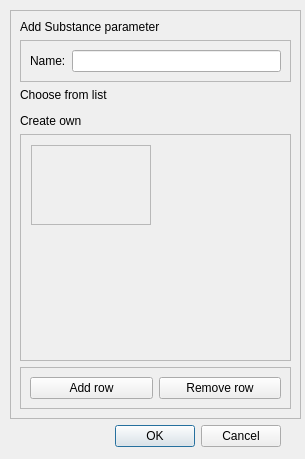
<?xml version="1.0" encoding="UTF-8"?>
<ui version="4.0">
 <class>Dialog</class>
 <widget class="QDialog" name="Dialog">
  <property name="geometry">
   <rect>
    <x>0</x>
    <y>0</y>
    <width>305</width>
    <height>459</height>
   </rect>
  </property>
  <property name="windowTitle">
   <string>Dialog</string>
  </property>
  <widget class="QDialogButtonBox" name="buttonBox">
   <property name="geometry">
    <rect>
     <x>100</x>
     <y>420</y>
     <width>181</width>
     <height>32</height>
    </rect>
   </property>
   <property name="orientation">
    <enum>Qt::Orientation::Horizontal</enum>
   </property>
   <property name="standardButtons">
    <set>QDialogButtonBox::StandardButton::Cancel|QDialogButtonBox::StandardButton::Ok</set>
   </property>
  </widget>
  <widget class="QFrame" name="frame">
   <property name="geometry">
    <rect>
     <x>10</x>
     <y>10</y>
     <width>291</width>
     <height>409</height>
    </rect>
   </property>
   <property name="frameShape">
    <enum>QFrame::Shape::StyledPanel</enum>
   </property>
   <property name="frameShadow">
    <enum>QFrame::Shadow::Raised</enum>
   </property>
   <layout class="QVBoxLayout" name="verticalLayout">
    <item>
     <widget class="QLabel" name="label">
      <property name="text">
       <string>Add Substance parameter</string>
      </property>
     </widget>
    </item>
    <item>
     <widget class="QFrame" name="frame_2">
      <property name="frameShape">
       <enum>QFrame::Shape::StyledPanel</enum>
      </property>
      <property name="frameShadow">
       <enum>QFrame::Shadow::Raised</enum>
      </property>
      <layout class="QHBoxLayout" name="horizontalLayout">
       <item>
        <widget class="QLabel" name="label_4">
         <property name="text">
          <string>Name:</string>
         </property>
        </widget>
       </item>
       <item>
        <widget class="QLineEdit" name="NameLineEdit"/>
       </item>
      </layout>
     </widget>
    </item>
    <item>
     <widget class="QLabel" name="label_2">
      <property name="text">
       <string>Choose from list</string>
      </property>
     </widget>
    </item>
    <item>
     <widget class="QFrame" name="ChoiceListFrame">
      <property name="frameShape">
       <enum>QFrame::Shape::StyledPanel</enum>
      </property>
      <property name="frameShadow">
       <enum>QFrame::Shadow::Raised</enum>
      </property>
     </widget>
    </item>
    <item>
     <widget class="QLabel" name="label_3">
      <property name="text">
       <string>Create own</string>
      </property>
     </widget>
    </item>
    <item>
     <widget class="QScrollArea" name="scrollArea_3">
      <property name="widgetResizable">
       <bool>true</bool>
      </property>
      <widget class="QWidget" name="CreateOwnList">
       <property name="geometry">
        <rect>
         <x>0</x>
         <y>0</y>
         <width>269</width>
         <height>207</height>
        </rect>
       </property>
       <widget class="QFrame" name="frame_4">
        <property name="geometry">
         <rect>
          <x>10</x>
          <y>10</y>
          <width>120</width>
          <height>80</height>
         </rect>
        </property>
        <property name="frameShape">
         <enum>QFrame::Shape::StyledPanel</enum>
        </property>
        <property name="frameShadow">
         <enum>QFrame::Shadow::Raised</enum>
        </property>
       </widget>
      </widget>
     </widget>
    </item>
    <item>
     <widget class="QFrame" name="frame_3">
      <property name="frameShape">
       <enum>QFrame::Shape::StyledPanel</enum>
      </property>
      <property name="frameShadow">
       <enum>QFrame::Shadow::Raised</enum>
      </property>
      <layout class="QHBoxLayout" name="horizontalLayout_2">
       <item>
        <widget class="QPushButton" name="Row_Add">
         <property name="text">
          <string>Add row</string>
         </property>
        </widget>
       </item>
       <item>
        <widget class="QPushButton" name="Row_Remove">
         <property name="text">
          <string>Remove row</string>
         </property>
        </widget>
       </item>
      </layout>
     </widget>
    </item>
   </layout>
  </widget>
 </widget>
 <resources/>
 <connections>
  <connection>
   <sender>buttonBox</sender>
   <signal>accepted()</signal>
   <receiver>Dialog</receiver>
   <slot>accept()</slot>
   <hints>
    <hint type="sourcelabel">
     <x>248</x>
     <y>254</y>
    </hint>
    <hint type="destinationlabel">
     <x>157</x>
     <y>274</y>
    </hint>
   </hints>
  </connection>
  <connection>
   <sender>buttonBox</sender>
   <signal>rejected()</signal>
   <receiver>Dialog</receiver>
   <slot>reject()</slot>
   <hints>
    <hint type="sourcelabel">
     <x>316</x>
     <y>260</y>
    </hint>
    <hint type="destinationlabel">
     <x>286</x>
     <y>274</y>
    </hint>
   </hints>
  </connection>
 </connections>
</ui>
